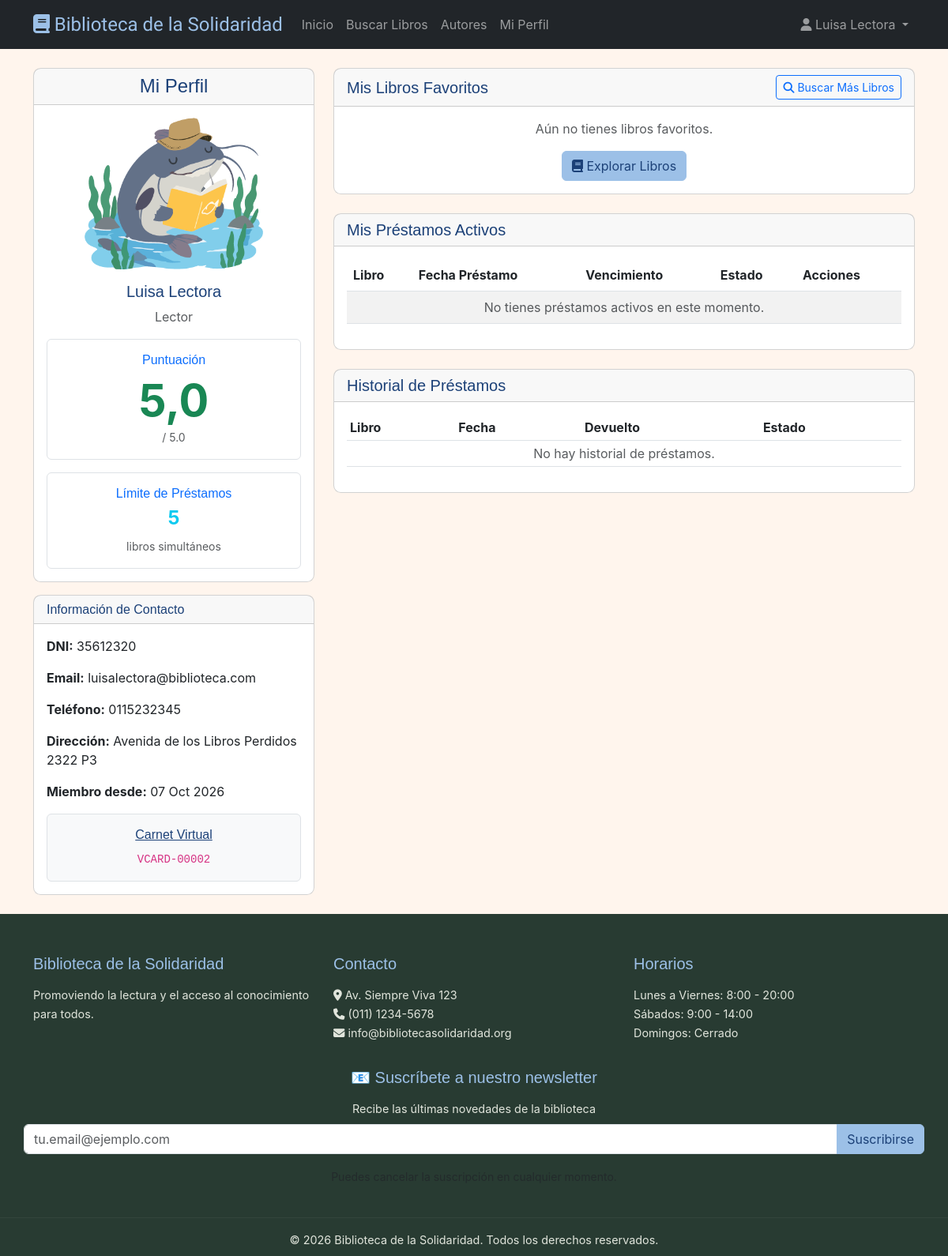
/books/profile/ (signed in), run on an earlier commit of the app's database.
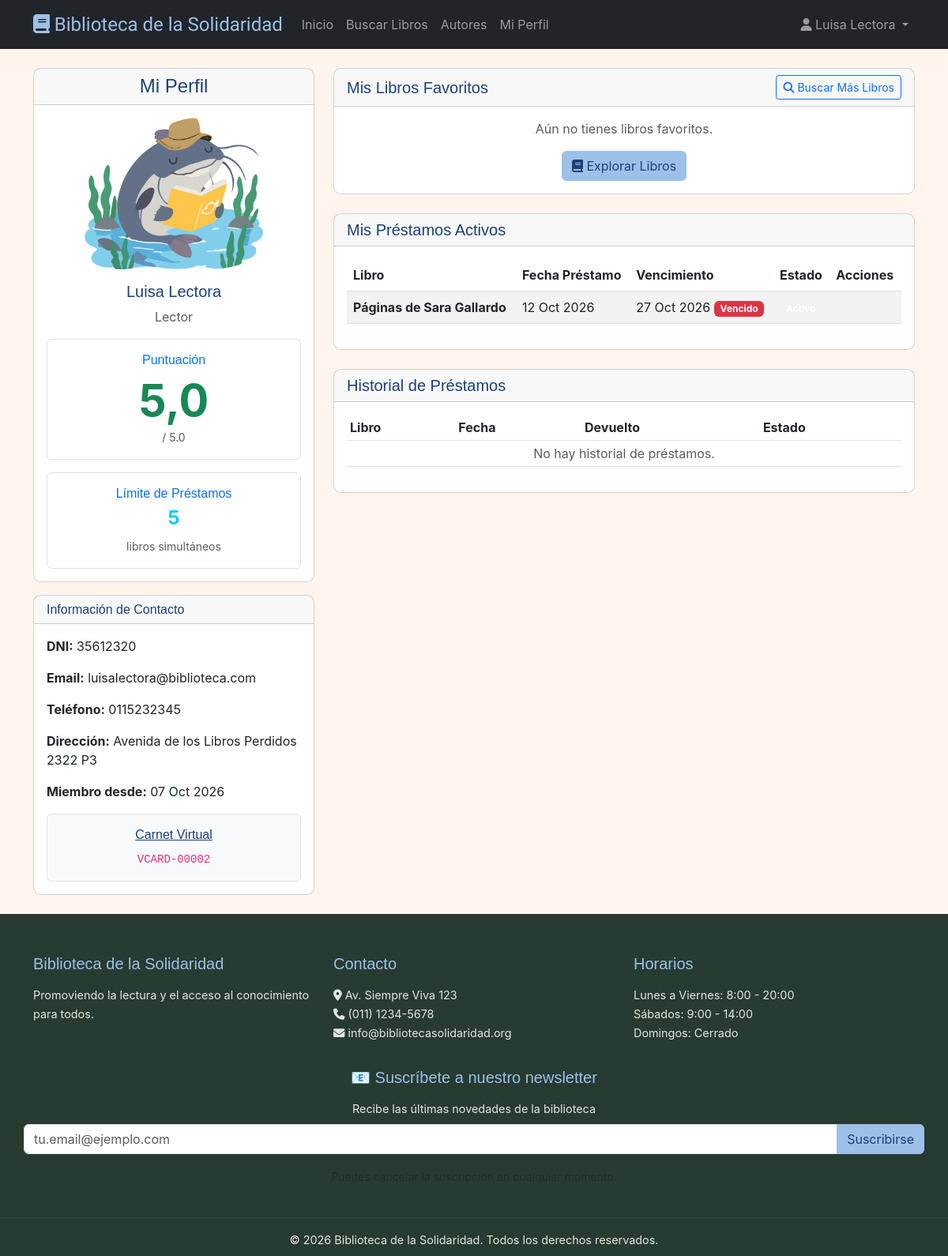
And on a later commit of the database.
### apps/loans/models.py (models this page shows, shortened)
class Loan(models.Model):
    LOAN_TYPES = (
        ('normal', 'Normal (15 días)'),
        ('express', 'Express (3 días)'),
        ('summer', 'Verano (2 meses)'),
    )
    objects = LoanQuerySet.as_manager()
    LOAN_DURATION = {
        'normal': 15,
        'express': 3,
        'summer': 60,
    }
    user = models.ForeignKey(User, on_delete=models.CASCADE, related_name='loans')
    book = models.ForeignKey('books.Book', on_delete=models.CASCADE, related_name='loans')
    stock_item = models.ForeignKey(
        'books.BookStock',
        on_delete=models.SET_NULL,
        null=True,
        blank=True,
        related_name='loans',
    )
    loan_type = models.CharField(max_length=10, choices=LOAN_TYPES, default='normal')
    loan_date = models.DateField(auto_now_add=True)
    due_date = models.DateField()
    return_date = models.DateField(null=True, blank=True)
    status = models.CharField(max_length=20, choices=(
        ('active', 'Activo'),
        ('returned', 'Devuelto'),
        ('overdue', 'Vencido'),
        ('lost', 'Perdido'),
    ), default='active')
    renewal_count = models.IntegerField(default=0)
    max_renewals = models.IntegerField(default=2)
    class Meta:
        db_table = 'loans'
        verbose_name = 'Préstamo'
        verbose_name_plural = 'Préstamos'
        indexes = [
            models.Index(fields=['user', 'status']),
            models.Index(fields=['status', '-due_date']),
            models.Index(fields=['return_date']),
        ]
    @property
    def is_overdue(self):
        if self.status != 'active':
            return False
        return timezone.now().date() > self.due_date

### apps/books/models.py (models this page shows, shortened)
class Book(models.Model):
    openlibrary_id = models.CharField(
        max_length=50, unique=True, blank=True, null=True, db_index=True
    )
    title = models.CharField(max_length=500, db_index=True)
    authors = models.ManyToManyField(Author, related_name='books', blank=True)
    publish_date = models.CharField(max_length=100, blank=True)
    description = models.TextField(blank=True)
    number_of_pages = models.IntegerField(blank=True, null=True)
    isbn = models.ManyToManyField(ISBN, related_name='books', blank=True)
    cover_url = models.URLField(blank=True)
    categories = models.ManyToManyField(Category, related_name='books')
    stock = models.IntegerField(default=0)
    available = models.BooleanField(default=True)
    created_at = models.DateTimeField(auto_now_add=True)
    updated_at = models.DateTimeField(auto_now=True)
    objects = BookQuerySet.as_manager()
    class Meta:
        db_table = 'books'
        verbose_name = 'Libro'
        verbose_name_plural = 'Libros'
        indexes = [
            models.Index(fields=['title']),
            models.Index(fields=['-created_at']),
            models.Index(fields=['available', 'stock']),
        ]

### apps/books/views.py (the view)
# urls.py: path('profile/', ProfileView.as_view(), name='profile'),
class ProfileView(LoginRequiredMixin, DetailView):
    model = UserProfile
    template_name = 'users/profile.html'
    context_object_name = 'profile'
    def get_object(self):
        return get_object_or_404(UserProfile, user=self.request.user)
    def get_context_data(self, **kwargs):
        ctx = super().get_context_data(**kwargs)
        profile = self.get_object()
        ctx['user'] = self.request.user
        ctx['profile'] = profile
        ctx['user_favorites'] = profile.favorite_books.all()
        ctx['active_loans'] = self.request.user.loans.filter(
            status='active'
        ).select_related('book')
        ctx['loan_history'] = self.request.user.loans.exclude(
            status='active'
        ).select_related('book')
        return ctx

### apps/users/models.py (called while the page is built)
    def get_loan_limit(self):
        for score_range, limit in LOAN_LIMITS.items():
            if score_range == 'excellent' and self.score >= 4.5:
                return limit
            elif score_range == 'good' and 3.0 <= self.score < 4.5:
                return limit
            elif score_range == 'fair' and 1.0 <= self.score < 3.0:
                return limit
        return 0

### templates/users/profile.html (shortened to what the changed rows need)
{% extends 'base.html' %} {% load static %} {% block title %}Mi Perfil - Biblioteca{% endblock %}
{% block content %}
<div class="container mt-4">
    <div class="row">
        <div class="col-md-8">
            <div class="card mt-4">
                <div class="card-body">
                    <div class="table-responsive">
                        <table class="table table-striped">
                            <thead>
                                <tr>
                                    <th>Libro</th>
                                    <th>Fecha Préstamo</th>
                                    <th>Vencimiento</th>
                                    <th>Estado</th>
                                    <th>Acciones</th>
                                </tr>
                            </thead>
                            <tbody>
                                {% for loan in active_loans %}
                                <tr>
                                    <td>
                                        <strong>{{ loan.book.title }}</strong><br />
                                    </td>
                                    <td>{{ loan.loan_date|date:"d M Y" }}</td>
                                    <td>
                                        {{ loan.due_date|date:"d M Y" }} {% if loan.is_overdue %}
                                        <span class="badge bg-danger">Vencido</span>
                                        {% endif %}
                                    </td>
                                    <td>
                                        <span class="badge bg-{{ loan.status_color }}">{{ loan.get_status_display }}</span>
                                    </td>
                                    <td>
                                    </td>
                                </tr>
                                {% empty %}
                                <tr>
                                    <td colspan="5" class="text-center text-muted">No tienes préstamos activos en este momento.</td>
                                </tr>
                                {% endfor %}
                            </tbody>
                        </table>
                    </div>
                </div>
            </div>
            <div class="card mt-4">
                <div class="card-body">
                    <div class="table-responsive">
                        <table class="table table-sm">
                            <thead>
                                <tr>
                                    <th>Libro</th>
                                    <th>Fecha</th>
                                    <th>Devuelto</th>
                                    <th>Estado</th>
                                </tr>
                            </thead>
                        </table>
                    </div>
                </div>
            </div>
        </div>
    </div>
</div>
{% endblock %}

What changed in the data, as far as the page shows it:
added Loan: book "Páginas de Sara Gallardo", loan_date "12 Oct 2026", due_date "27 Oct 2026", status "Vencido"
Also different on the page:
text no longer shown: "No tienes préstamos activos en este momento."
